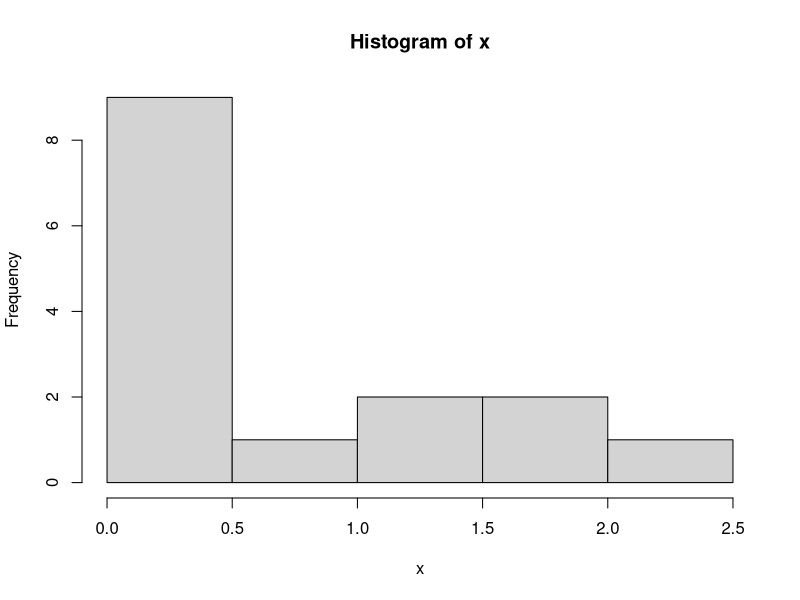

This figure's R source: (Note: this script raises an error after producing the figure.)
x <- c(0.103, 0.528, 0.221, 0.260, 0.091,
            1.314, 1.732, 0.244, 1.981, 0.273,
            0.461, 0.366, 1.407, 0.079, 2.266)

# Histogram of the data
hist(x)
# install.packages(MASS)
library(MASS)

boxcox(lm(x ~ 1))
# Transformed data
new_x <- log(x)

# Histogram
hist(new_x)
shapiro.test(new.x)
# install.packages(MASS)
library(MASS)

b <- boxcox(lm(x ~ 1))

# Exact lambda
lambda <- b$x[which.max(b$y)] # -0.02
new_x_exact <- (x ^ lambda - 1) / lambda
